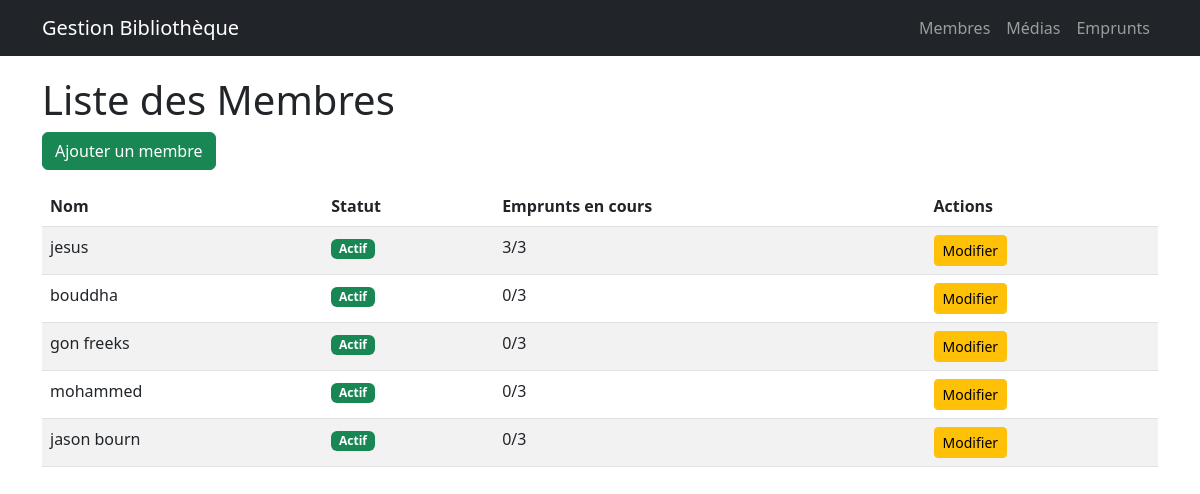
Page /librarian/liste-membres/ on the earlier database version.
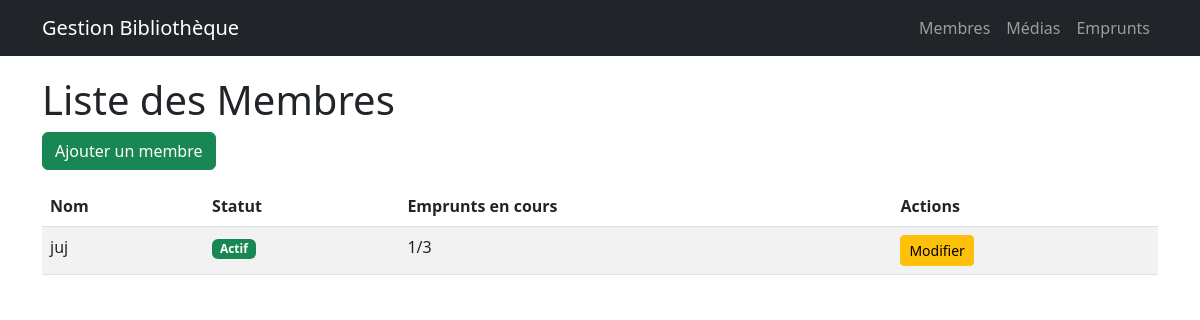
Same page on the later database version.
### librarian/models.py (models this page shows, shortened)
class Member(models.Model):
    name = models.CharField(max_length=100)
    blocked = models.BooleanField(default=False)

### librarian/views.py (the view)
# urls.py: path('liste-membres/', list_member, name='list_member'),
def list_member(request):
    members = Member.objects.all().prefetch_related('loan_set')
    for member in members:
        member.active_loans_count = member.loan_set.filter(date_return__isnull=True).count()
    return render(request, 'librarian/members_list.html', {'members': members})

### librarian/templates/librarian/members_list.html (shortened to what this page needs)
{% extends "librarian/base.html" %}
{% block content %}
<h1>Liste des Membres</h1>
<a href="{% url 'librarian:create_member' %}" class="btn btn-success mb-3">Ajouter un membre</a>
<table class="table table-striped">
    <thead>
        <tr>
            <th>Nom</th>
            <th>Statut</th>
            <th>Emprunts en cours</th>
            <th>Actions</th>
        </tr>
    </thead>
    <tbody>
        {% for member in members %}
        <tr {% if member.blocked %}class="table-danger"{% endif %}>
            <td>{{ member.name }}</td>
            <td>
                {% if member.blocked %}
                    <span class="badge bg-danger">Bloqué</span>
                {% else %}
                    <span class="badge bg-success">Actif</span>
                {% endif %}
            </td>
            <td>
                {{ member.active_loans_count }}/3
            </td>
            <td>
                <a href="{% url 'librarian:update_member' member.id %}" class="btn btn-sm btn-warning">Modifier</a>
            </td>
        </tr>
        {% endfor %}
    </tbody>
</table>
{% endblock %}

### librarian/templates/librarian/base.html (shortened to what this page needs)
<!DOCTYPE html>
<html lang="fr">
<head>
    <link href="https://cdn.jsdelivr.net/npm/bootstrap@5.3.0/dist/css/bootstrap.min.css" rel="stylesheet">
</head>
<body>
    <nav class="navbar navbar-expand-lg navbar-dark bg-dark">
        <div class="container">
            <a class="navbar-brand" href="{% url 'librarian:index' %}">Gestion Bibliothèque</a>
            <div class="navbar-nav">
                <a class="nav-link" href="{% url 'librarian:list_member' %}">Membres</a>
                <a class="nav-link" href="{% url 'librarian:list_media' %}">Médias</a>
                <a class="nav-link" href="{% url 'librarian:list_active_loans' %}">Emprunts</a>
            </div>
        </div>
    </nav>
    <div class="container">
        {% block content %}{% endblock %}
    </div>
</body>
</html>

### librarian/templates/librarian/base.html (style rules this page uses)
.navbar { margin-bottom: 20px; }

Differences in the rows shown:
removed Member: name "jesus", blocked "Actif", active_loans_count "3"
removed Member: name "bouddha", blocked "Actif", active_loans_count "0"
removed Member: name "gon freeks", blocked "Actif", active_loans_count "0"
removed Member: name "mohammed", blocked "Actif", active_loans_count "0"
removed Member: name "jason bourn", blocked "Actif", active_loans_count "0"
added Member: name "juj", blocked "Actif", active_loans_count "1"
